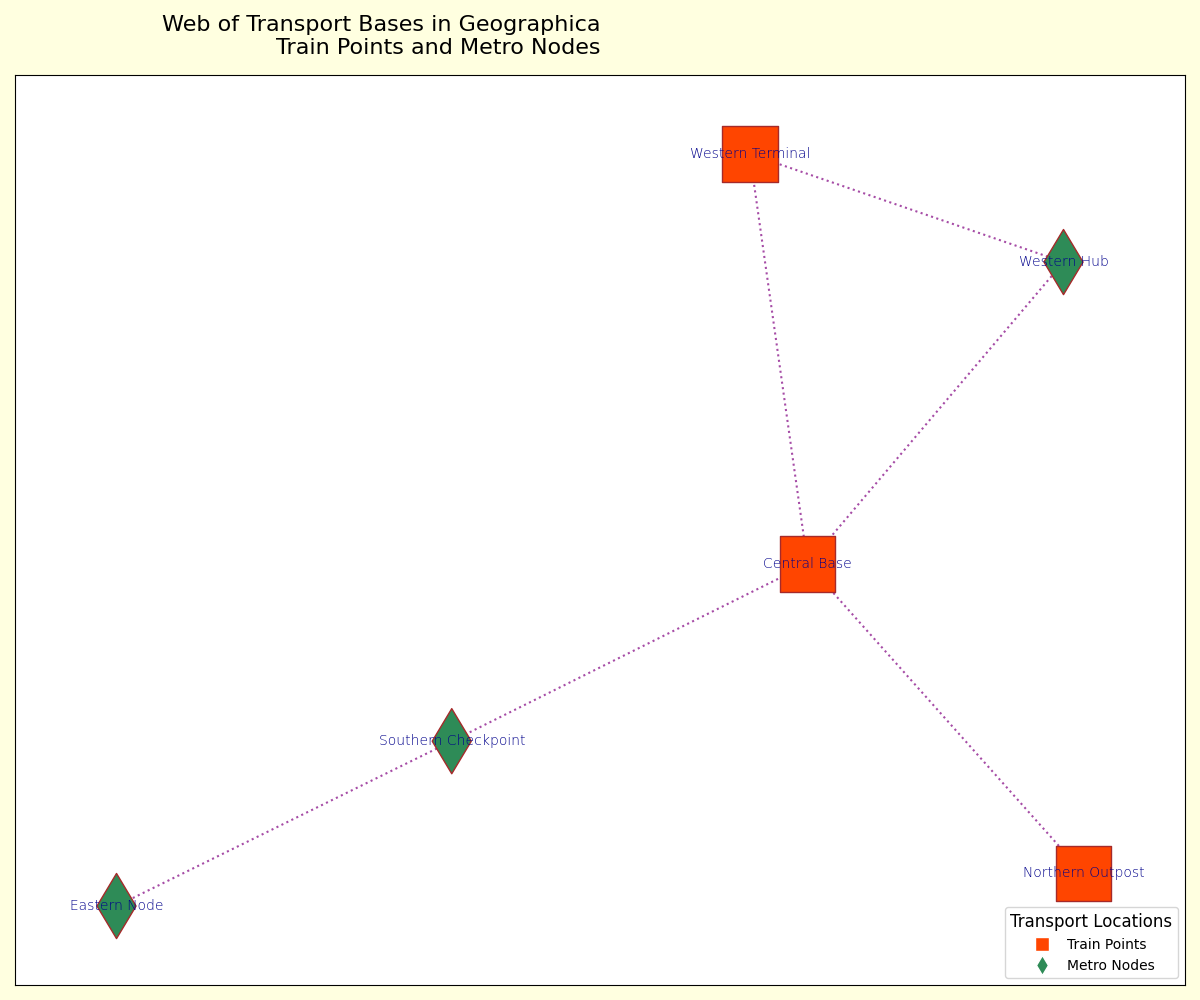

Python code for this plot:
import matplotlib.pyplot as plt
import networkx as nx

hubs = {
    'Central Base': 'train',
    'Western Hub': 'metro',
    'Southern Checkpoint': 'metro',
    'Western Terminal': 'train',
    'Eastern Node': 'metro',
    'Northern Outpost': 'train',
}

connections = [
    ('Central Base', 'Western Hub'),
    ('Western Hub', 'Western Terminal'),
    ('Southern Checkpoint', 'Central Base'),
    ('Western Terminal', 'Central Base'),
    ('Eastern Node', 'Southern Checkpoint'),
    ('Northern Outpost', 'Central Base'),
]

G = nx.Graph()
G.add_nodes_from(hubs)
G.add_edges_from(connections)

pos = nx.kamada_kawai_layout(G)

colors = {'train': '#FF4500', 'metro': '#2E8B57'}
node_colors = [colors[hubs[node]] for node in G.nodes()]
node_shapes = {'train': 's', 'metro': 'd'}
node_sizes = {'train': 1600, 'metro': 1100}

node_shape_map = {node: node_shapes[hubs[node]] for node in G.nodes()}

fig, ax = plt.subplots(figsize=(12, 10))
fig.patch.set_facecolor('lightyellow')

for shape in set(node_shapes.values()):
    nx.draw_networkx_nodes(
        G, pos, ax=ax,
        node_size=[node_sizes[hubs[node]] for node in G.nodes() if node_shape_map[node] == shape],
        node_color=[node_colors[idx] for idx, node in enumerate(G.nodes()) if node_shape_map[node] == shape],
        nodelist=[node for node in G.nodes() if node_shape_map[node] == shape],
        node_shape=shape,
        edgecolors='brown'
    )

nx.draw_networkx_edges(G, pos, width=1.5, alpha=0.7, edge_color='purple', style='dotted')
nx.draw_networkx_labels(G, pos, font_size=10, font_color='darkblue', font_weight='light')

ax.set_title(
    'Web of Transport Bases in Geographica\nTrain Points and Metro Nodes',
    fontsize=16, fontweight='normal', ha='right', pad=15
)

ax.axis(True)

train_patch = plt.Line2D([0], [0], marker='s', color='w', markersize=10, markerfacecolor=colors['train'], label='Train Points')
metro_patch = plt.Line2D([0], [0], marker='d', color='w', markersize=10, markerfacecolor=colors['metro'], label='Metro Nodes')
ax.legend(handles=[train_patch, metro_patch], loc='lower right', fontsize=10, title='Transport Locations', title_fontsize=12)

plt.tight_layout()
plt.show()
